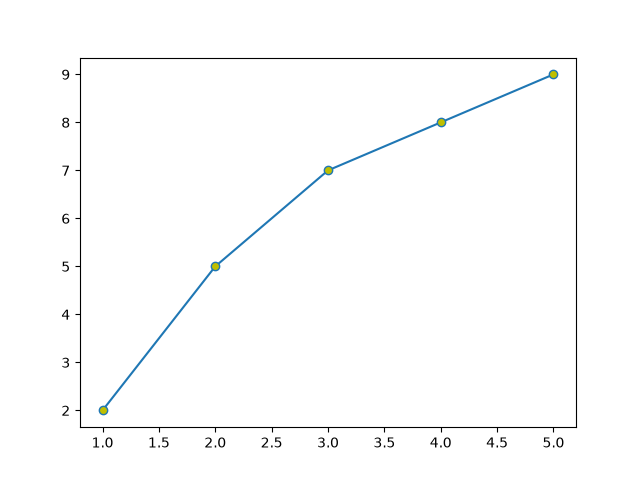

Reproduce this figure in Python.
# Setting the color of the marker (points) in the plot
# markerfacecolor (or) mfc parameter is used to set the color of the marker in the plot.

import matplotlib.pyplot as plt

x = [1, 2, 3, 4, 5]
y = [2, 5, 7, 8, 9]

plt.plot(x, y, marker='o', mfc='y')
plt.savefig("05_marker_face_color.png")
